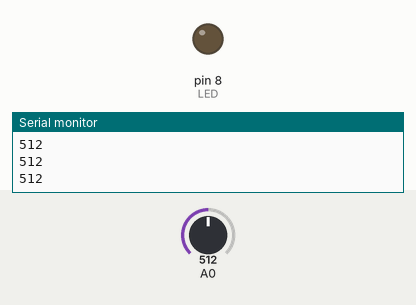
This sketch was run on a simulated Arduino Uno, built with avr-gcc and run on an emulated ATmega328P. Shown: output pins drawn as LEDs (lit = HIGH), the last lines printed to the serial monitor. The inputs (shaded band) are chosen by the test bench; at power-on: A0 = 512.

Above: at 1.3 s.
1.4 s: A0 set to 216
2.9 s: A0 set to 187
At 4.0 s:
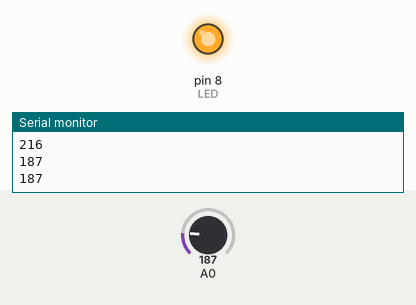
4.5 s: A0 set to 210
At 5.2 s:
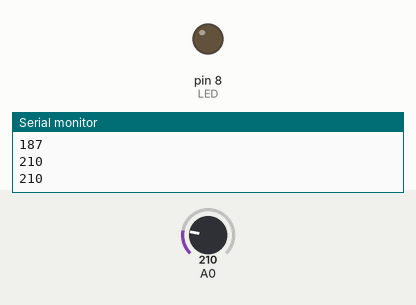
6.0 s: A0 set to 190
At 6.4 s:
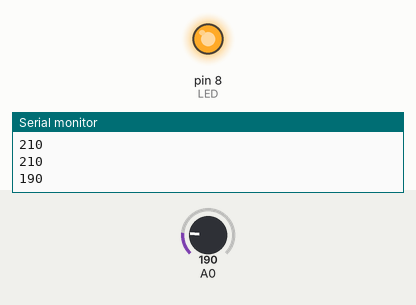
Timing chart, 0 to 8.5 s (numbered marks = the images above; inputs shaded):
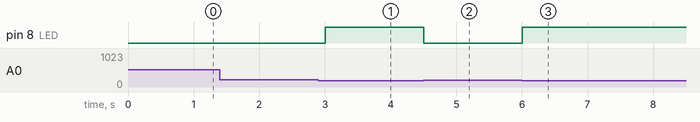

The sketch:

ldr_led.ino
```cpp
int LED = 8;

void setup() {
  // put your setup code here, to run once:
  Serial.begin(9600);
  pinMode(LED, OUTPUT);
}

void loop() {
  // put your main code here, to run repeatedly:
  int LDR = analogRead(A0);
  Serial.println(LDR);
  if(LDR<200){
    digitalWrite(LED,HIGH);
  }
  else{
    digitalWrite(LED,LOW);
  }
  delay(500);
}
```

Measured:
- the behaviour switches between 200 and 199 on A0 (found by bisection; images 0 and 1)
- after the input at 2.9 s, pin 8 (LED): LOW → HIGH after 0.10 s
- after the input at 4.5 s, pin 8 (LED): HIGH → LOW at once
- after the input at 6.0 s, pin 8 (LED): LOW → HIGH at once
